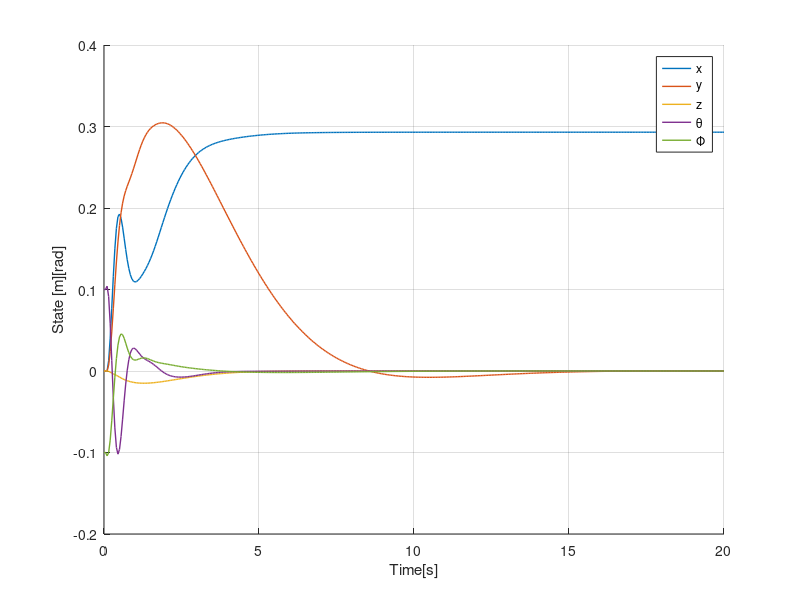

MATLAB code for this plot:
clear
format compact
close all

%q=[x,xd,θ,θd,β,y,yd,Φ,Φd,γ,z,zd]'
% パラメータ
r = 0.6; % =(2/3)(振子の長さ)
g = 9.81; % 重力加速度 [m/s^2]

A = [0 1 0 0 0 0 0 0 0 0 0 0;
    0 0 0 0 g 0 0 0 0 0 0 0;
    0 0 0 1 0 0 0 0 0 0 0 0;
    0 0 g/r 0 -g/r 0 0 0 0 0 0 0;
    0 0 0 0 0 0 0 0 0 0 0 0;
    0 0 0 0 0 0 1 0 0 0 0 0;
    0 0 0 0 0 0 0 0 0 -g 0 0;
    0 0 0 0 0 0 0 0 1 0 0 0;
    0 0 0 0 0 0 0 g/r 0 -g/r 0 0;
    0 0 0 0 0 0 0 0 0 0 0 0;
    0 0 0 0 0 0 0 0 0 0 0 1;
    0 0 0 0 0 0 0 0 0 0 0 0;];

B = [0 0 0;
    0 0 0;
    0 0 0;
    0 0 0;
    1 0 0;
    0 0 0;
    0 0 0;
    0 0 0;
    0 0 0;
    0 1 0;
    0 0 0;
    0 0 1;];

C = [1 0 0 0 0 0 0 0 0 0 0 0];

% 係数行列を拡大系にする
At = [A, zeros(12, 1);
      -C, 0];
Bt = [B; zeros(1, 3)];

%重みの決定
%        [1, 2, 3, 4, 5, 6, 7, 8, 9, 10, 11, 12, 13]
%        [x,xd, θ,θd, β, y,yd, Φ,Φd,  γ,  z, zd, 追従偏差w]
% Q = diag([1, 1, 1000, 1, 1, 1, 1, 1000, 1, 1, 1, 1, 13500]); % 成功
Q = diag([1, 1, 1000, 1, 1, 1, 1, 1000, 1, 1, 1, 1, 100]); % 成功
R=diag([1, 1, 1]);

%lqrでゲインを計算
Kt = lqr(At, Bt, Q, R);
K1 = Kt(:, 1:12);
K2 = Kt(:, 13);
% K3 = [10; 0; 0];

% シミュレーション条件の設定
Tf = 20;  % シミュレーション時間 [s]
Ts = 0.05; % サンプリング時間 [s]
T = 0:Ts:Tf;  % シミュレーションの時間軸
N = length(T);  % シミュレーションの時間ステップ数(=201)

% 目標値の定義
q_ref = zeros(13, N);

% 初期状態
% q0 = [0; 0; 0;  0; 0; 0; 0; 0; 0; 0; 0; 0; 0];
q0 = [0; 0; 0.1;  0; 0; 0; 0; -0.1; 0; 0; 0; 0; 0];
q = zeros(13, N);
dq = zeros(13, N);
q(:, 1) = q0;
u = zeros(3, N); % 制御入力の初期化

% 目標値 [m]
r0 = 0.5;
% r0 = 1;


u1 = zeros(3,1);
u2 = zeros(3,1);

for k = 1:N-1

    % 状態フィードバックによる制御入力の計算
    u1(:,k) = -K1*(q(1:12, k) - q_ref(1:12, k));
    u2(:,k) = -K2*(q(13, k) - q_ref(13, k));

    u = u1 + u2;


    %状態方程式の計算 13状態
    dq(:,k) = [q(2,k);
        (g+0.5*g*(q(5,k)*q(5,k)+q(10,k)*q(10,k))+u(3,k))*sin(q(5,k));
        q(4,k);
        -q(9,k)*q(9,k)*sin(q(3,k))*cos(q(3,k))+(1/r)*(-((g+0.5*g*(q(5,k)*q(5,k)+q(10,k)*q(10,k))+u(3,k))*sin(q(5,k)))*cos(q(3,k))-(-(g+0.5*g*(q(5,k)*q(5,k)+q(10,k)*q(10,k))+u(3,k))*sin(q(10,k))*cos(q(5,k)))*sin(q(8,k))*sin(q(3,k))+(((g+0.5*g*(q(5,k)*q(5,k)+q(10,k)*q(10,k))+u(3,k))*cos(q(5,k))*cos(q(10,k)))-g+g)*cos(q(8,k))*sin(q(3,k)));
        u(1,k);
        q(7,k);
        -(g+0.5*g*(q(5,k)*q(5,k)+q(10,k)*q(10,k))+u(3,k))*sin(q(10,k))*cos(q(5,k));
        q(9,k);
        2*q(4,k)*q(9,k)*tan(q(3,k))+(1/r)*(1/cos(q(3,k)))*((-(g+0.5*g*(q(5,k)*q(5,k)+q(10,k)*q(10,k))+u(3,k))*sin(q(10,k))*cos(q(5,k)))*cos(q(8,k))+(((g+0.5*g*(q(5,k)*q(5,k)+q(10,k)*q(10,k))+u(3,k))*cos(q(5,k))*cos(q(10,k)))-g+g)*sin(q(8,k)));
        u(2,k)/cos(q(5,k));
        q(12,k);
        (g+0.5*g*(q(5,k)*q(5,k)+q(10,k)*q(10,k))+u(3,k))*cos(q(5,k))*cos(q(10,k))-g;
        r0 - q(13, k)]; % 追加した13行目


    % 1ステップ先の状態の更新
    q(:, k+1) = q(:,k) + dq(:,k)*Ts;
end

figure;
hold on;
plot(T,q(1,:),'DisplayName','x', 'LineWidth', 1);
plot(T,q(6,:),'DisplayName','y', 'LineWidth', 1);
plot(T,q(11,:),'DisplayName','z', 'LineWidth', 1);
plot(T,q(3,:),'DisplayName','θ', 'LineWidth', 1);
plot(T,q(8,:),'DisplayName','Φ', 'LineWidth', 1);
legend('show');
xlabel('Time[s]');
ylabel('State [m][rad]');
yticks(min(ylim):0.1:max(ylim));
grid on;

% 入力をグラフ化
% figure;
% T2 = T(1:end-1);
% hold on;
% plot(T2, u(1,:), 'DisplayName', 'u1');
% plot(T2, u(2,:), 'DisplayName', 'u2');
% plot(T2, u(3,:), 'DisplayName', 'u3');
% title('Control Inputs Over Time');
% xlabel('Time [s]');
% ylabel('Control Input Value');
% legend('show');
% grid on;